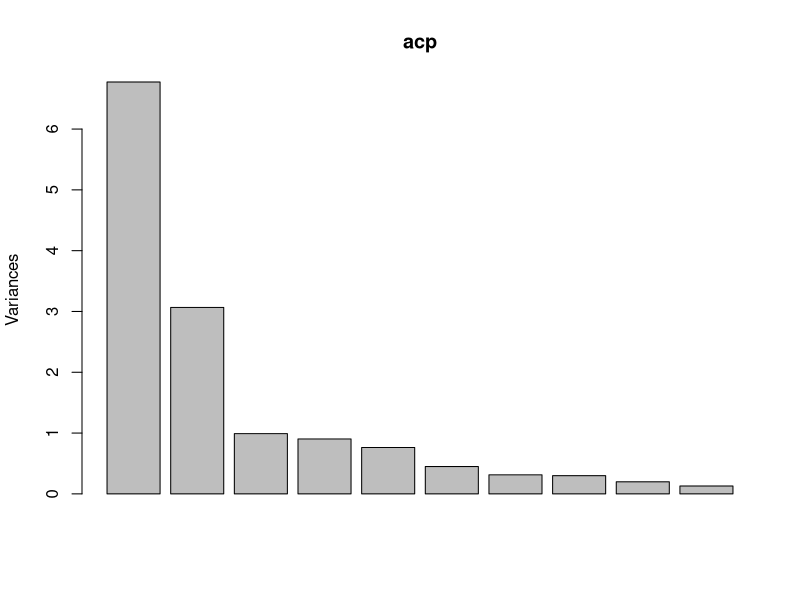
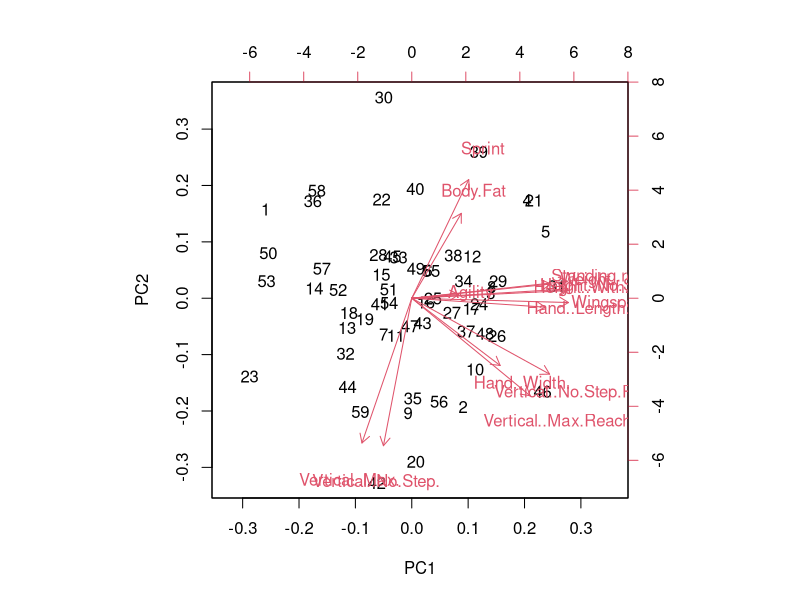

These charts were generated, in order, by the following R code:
library(lmtest)

data2014 <- read.csv("2014_nba_draft_combine_fixed.csv")

# data2012 <- read.csv("2012_nba_draft_combine_fixed.csv")
# data2013 <- read.csv("2013_nba_draft_combine_fixed.csv")
# data2015 <- read.csv("2015_nba_draft_combine_fixed.csv")


data2014$X <- NULL
data2014$Player <- NULL
data2014$Year <- NULL
data2014$Draft.pick <- NULL
data2014$Bench <- NULL


# analisis de componentes principales
acp <- prcomp(data2014, scale=TRUE)
summary(acp)
plot(acp)
biplot(acp)